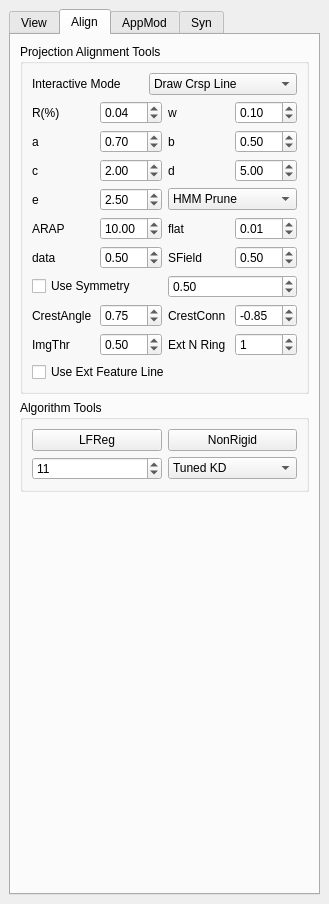
<?xml version="1.0" encoding="UTF-8"?>
<ui version="4.0">
 <class>ParameterDock</class>
 <widget class="QDockWidget" name="ParameterDock">
  <property name="geometry">
   <rect>
    <x>0</x>
    <y>0</y>
    <width>318</width>
    <height>904</height>
   </rect>
  </property>
  <property name="windowTitle">
   <string>Tool Box</string>
  </property>
  <widget class="QWidget" name="dockWidgetContents">
   <layout class="QVBoxLayout" name="verticalLayout_12">
    <item>
     <widget class="QTabWidget" name="tabWidget">
      <property name="currentIndex">
       <number>1</number>
      </property>
      <widget class="QWidget" name="tabWidgetPage1">
       <attribute name="title">
        <string>View</string>
       </attribute>
       <layout class="QVBoxLayout" name="verticalLayout_7">
        <item>
         <widget class="QGroupBox" name="groupBox_2">
          <property name="title">
           <string>Proxy View Tools</string>
          </property>
          <layout class="QVBoxLayout" name="verticalLayout_2">
           <item>
            <widget class="QCheckBox" name="Show_Trackball_CheckBox">
             <property name="text">
              <string>Show Trackball</string>
             </property>
            </widget>
           </item>
          </layout>
         </widget>
        </item>
        <item>
         <widget class="QGroupBox" name="groupBox">
          <property name="title">
           <string>Main View Tools</string>
          </property>
          <layout class="QVBoxLayout" name="verticalLayout_3">
           <item>
            <layout class="QHBoxLayout" name="horizontalLayout_15">
             <item>
              <widget class="QCheckBox" name="Show_Image_CheckBox">
               <property name="text">
                <string>Show Image</string>
               </property>
               <property name="checked">
                <bool>true</bool>
               </property>
              </widget>
             </item>
             <item>
              <widget class="QCheckBox" name="Show_Color_Crest_CheckBox">
               <property name="text">
                <string>Show Color Crest</string>
               </property>
              </widget>
             </item>
            </layout>
           </item>
           <item>
            <layout class="QHBoxLayout" name="horizontalLayout">
             <item>
              <widget class="QCheckBox" name="flatCheckbox">
               <property name="text">
                <string>flat</string>
               </property>
               <property name="checked">
                <bool>true</bool>
               </property>
              </widget>
             </item>
             <item>
              <widget class="QCheckBox" name="Show_Light_CheckBox">
               <property name="text">
                <string>Show Light</string>
               </property>
              </widget>
             </item>
             <item>
              <widget class="QSlider" name="edgeThresholdSlider">
               <property name="value">
                <number>75</number>
               </property>
               <property name="orientation">
                <enum>Qt::Horizontal</enum>
               </property>
              </widget>
             </item>
            </layout>
           </item>
           <item>
            <layout class="QHBoxLayout" name="horizontalLayout_3">
             <item>
              <widget class="QLabel" name="label_2">
               <property name="text">
                <string>Interactive Mode</string>
               </property>
              </widget>
             </item>
             <item>
              <widget class="QComboBox" name="Main_Interact_Mode_ComboBox">
               <item>
                <property name="text">
                 <string>Static</string>
                </property>
               </item>
               <item>
                <property name="text">
                 <string>Tag Plane</string>
                </property>
               </item>
              </widget>
             </item>
            </layout>
           </item>
           <item>
            <layout class="QHBoxLayout" name="horizontalLayout_6">
             <item>
              <widget class="QLabel" name="label_8">
               <property name="text">
                <string>Render Mode</string>
               </property>
              </widget>
             </item>
             <item>
              <widget class="QComboBox" name="Main_Render_Mode_ComboBox">
               <item>
                <property name="text">
                 <string>Without Model Transform</string>
                </property>
               </item>
               <item>
                <property name="text">
                 <string>With Model Transform</string>
                </property>
               </item>
              </widget>
             </item>
            </layout>
           </item>
          </layout>
         </widget>
        </item>
        <item>
         <widget class="QGroupBox" name="FeatureViewGroupBox">
          <property name="title">
           <string>Feature View Tools</string>
          </property>
          <layout class="QVBoxLayout" name="verticalLayout_5">
           <item>
            <widget class="QCheckBox" name="checkBox_0">
             <property name="text">
              <string>Show Source Vector Field</string>
             </property>
             <property name="checked">
              <bool>false</bool>
             </property>
            </widget>
           </item>
           <item>
            <widget class="QCheckBox" name="checkBox_1">
             <property name="text">
              <string>Show Target Vector Field</string>
             </property>
             <property name="checked">
              <bool>false</bool>
             </property>
            </widget>
           </item>
           <item>
            <widget class="QCheckBox" name="checkBox_2">
             <property name="text">
              <string>Show Source Curve</string>
             </property>
             <property name="checked">
              <bool>true</bool>
             </property>
            </widget>
           </item>
           <item>
            <widget class="QCheckBox" name="checkBox_3">
             <property name="text">
              <string>Show Target Curve</string>
             </property>
             <property name="checked">
              <bool>true</bool>
             </property>
            </widget>
           </item>
           <item>
            <widget class="QCheckBox" name="checkBox_9">
             <property name="text">
              <string>Show Overlay Curves</string>
             </property>
             <property name="checked">
              <bool>true</bool>
             </property>
            </widget>
           </item>
           <item>
            <widget class="QCheckBox" name="checkBox_4">
             <property name="text">
              <string>Show Source Scalar Field</string>
             </property>
             <property name="checked">
              <bool>false</bool>
             </property>
            </widget>
           </item>
           <item>
            <widget class="QCheckBox" name="checkBox_5">
             <property name="text">
              <string>Show Target Scalar Field</string>
             </property>
             <property name="checked">
              <bool>true</bool>
             </property>
            </widget>
           </item>
           <item>
            <widget class="QCheckBox" name="checkBox_6">
             <property name="text">
              <string>Show Fitted Curve Crsp</string>
             </property>
            </widget>
           </item>
           <item>
            <widget class="QCheckBox" name="checkBox_7">
             <property name="text">
              <string>Show Hist Matched Crsp</string>
             </property>
            </widget>
           </item>
           <item>
            <widget class="QCheckBox" name="checkBox_8">
             <property name="text">
              <string>Show Crsp</string>
             </property>
             <property name="checked">
              <bool>true</bool>
             </property>
            </widget>
           </item>
           <item>
            <widget class="QCheckBox" name="checkBox_10">
             <property name="text">
              <string>Show User Marked Crsp</string>
             </property>
            </widget>
           </item>
           <item>
            <widget class="QCheckBox" name="checkBox_11">
             <property name="text">
              <string>Show All Curves Points</string>
             </property>
            </widget>
           </item>
           <item>
            <layout class="QHBoxLayout" name="horizontalLayout_43">
             <item>
              <widget class="QLabel" name="label_59">
               <property name="text">
                <string>Center</string>
               </property>
              </widget>
             </item>
             <item>
              <widget class="QSlider" name="SField_WinCenter_Slider">
               <property name="maximum">
                <number>100</number>
               </property>
               <property name="value">
                <number>50</number>
               </property>
               <property name="orientation">
                <enum>Qt::Horizontal</enum>
               </property>
              </widget>
             </item>
             <item>
              <widget class="QLabel" name="label_60">
               <property name="text">
                <string>Width</string>
               </property>
              </widget>
             </item>
             <item>
              <widget class="QSlider" name="SField_WinWidth_Slider">
               <property name="maximum">
                <number>100</number>
               </property>
               <property name="value">
                <number>100</number>
               </property>
               <property name="orientation">
                <enum>Qt::Horizontal</enum>
               </property>
              </widget>
             </item>
            </layout>
           </item>
          </layout>
         </widget>
        </item>
        <item>
         <widget class="QGroupBox" name="groupBox_5">
          <property name="title">
           <string>GLActor View Tools</string>
          </property>
          <layout class="QVBoxLayout" name="verticalLayout_6">
           <item>
            <widget class="QCheckBox" name="Show_All_Lines_CheckBox">
             <property name="text">
              <string>Show All Constrained Lines</string>
             </property>
            </widget>
           </item>
           <item>
            <widget class="QCheckBox" name="Show_ProjCrsp_CheckBox">
             <property name="text">
              <string>Show Projection Crsp</string>
             </property>
            </widget>
           </item>
           <item>
            <widget class="QPushButton" name="pushButton_Run_Debug_Alg">
             <property name="text">
              <string>Run Debug Alg</string>
             </property>
            </widget>
           </item>
          </layout>
         </widget>
        </item>
        <item>
         <spacer name="verticalSpacer">
          <property name="orientation">
           <enum>Qt::Vertical</enum>
          </property>
          <property name="sizeHint" stdset="0">
           <size>
            <width>20</width>
            <height>415</height>
           </size>
          </property>
         </spacer>
        </item>
       </layout>
       <zorder>groupBox</zorder>
       <zorder>groupBox_2</zorder>
       <zorder>FeatureViewGroupBox</zorder>
       <zorder>groupBox_5</zorder>
      </widget>
      <widget class="QWidget" name="tabWidgetPage2">
       <attribute name="title">
        <string>Align</string>
       </attribute>
       <layout class="QVBoxLayout" name="verticalLayout_14">
        <item>
         <widget class="QGroupBox" name="ProjAlignViewGroupBox">
          <property name="title">
           <string>Projection Alignment Tools</string>
          </property>
          <layout class="QVBoxLayout" name="verticalLayout">
           <item>
            <layout class="QHBoxLayout" name="horizontalLayout_2" stretch="1,1">
             <item>
              <widget class="QLabel" name="label">
               <property name="text">
                <string>Interactive Mode</string>
               </property>
              </widget>
             </item>
             <item>
              <widget class="QComboBox" name="Proj_Interact_Mode_ComboBox">
               <item>
                <property name="text">
                 <string>Draw Crsp Line</string>
                </property>
               </item>
               <item>
                <property name="text">
                 <string>Drag to Deform</string>
                </property>
               </item>
               <item>
                <property name="text">
                 <string>Correct Crsp</string>
                </property>
               </item>
               <item>
                <property name="text">
                 <string>Delete Tar Curves</string>
                </property>
               </item>
               <item>
                <property name="text">
                 <string>Delete Tar Curves Inv</string>
                </property>
               </item>
               <item>
                <property name="text">
                 <string>Add Target Curves</string>
                </property>
               </item>
              </widget>
             </item>
            </layout>
           </item>
           <item>
            <layout class="QHBoxLayout" name="horizontalLayout_36">
             <item>
              <widget class="QLabel" name="label_45">
               <property name="text">
                <string>R(%)</string>
               </property>
              </widget>
             </item>
             <item>
              <widget class="QDoubleSpinBox" name="SField_rad_doubleSpinBox">
               <property name="maximum">
                <double>1.000000000000000</double>
               </property>
               <property name="singleStep">
                <double>0.010000000000000</double>
               </property>
               <property name="value">
                <double>0.040000000000000</double>
               </property>
              </widget>
             </item>
             <item>
              <widget class="QLabel" name="label_46">
               <property name="text">
                <string>w</string>
               </property>
              </widget>
             </item>
             <item>
              <widget class="QDoubleSpinBox" name="SField_w_doubleSpinBox">
               <property name="maximum">
                <double>1.000000000000000</double>
               </property>
               <property name="singleStep">
                <double>0.010000000000000</double>
               </property>
               <property name="value">
                <double>0.100000000000000</double>
               </property>
              </widget>
             </item>
            </layout>
           </item>
           <item>
            <layout class="QHBoxLayout" name="horizontalLayout_37">
             <item>
              <widget class="QLabel" name="label_47">
               <property name="text">
                <string>a</string>
               </property>
              </widget>
             </item>
             <item>
              <widget class="QDoubleSpinBox" name="SField_a_doubleSpinBox">
               <property name="maximum">
                <double>10.000000000000000</double>
               </property>
               <property name="singleStep">
                <double>0.100000000000000</double>
               </property>
               <property name="value">
                <double>0.700000000000000</double>
               </property>
              </widget>
             </item>
             <item>
              <widget class="QLabel" name="label_48">
               <property name="text">
                <string>b</string>
               </property>
              </widget>
             </item>
             <item>
              <widget class="QDoubleSpinBox" name="SField_b_doubleSpinBox">
               <property name="maximum">
                <double>10.000000000000000</double>
               </property>
               <property name="singleStep">
                <double>0.100000000000000</double>
               </property>
               <property name="value">
                <double>0.500000000000000</double>
               </property>
              </widget>
             </item>
            </layout>
           </item>
           <item>
            <layout class="QHBoxLayout" name="horizontalLayout_38">
             <item>
              <widget class="QLabel" name="label_49">
               <property name="text">
                <string>c</string>
               </property>
              </widget>
             </item>
             <item>
              <widget class="QDoubleSpinBox" name="SField_c_doubleSpinBox">
               <property name="minimum">
                <double>0.010000000000000</double>
               </property>
               <property name="singleStep">
                <double>0.100000000000000</double>
               </property>
               <property name="value">
                <double>2.000000000000000</double>
               </property>
              </widget>
             </item>
             <item>
              <widget class="QLabel" name="label_50">
               <property name="text">
                <string>d</string>
               </property>
              </widget>
             </item>
             <item>
              <widget class="QDoubleSpinBox" name="SField_d_doubleSpinBox">
               <property name="minimum">
                <double>0.010000000000000</double>
               </property>
               <property name="singleStep">
                <double>0.100000000000000</double>
               </property>
               <property name="value">
                <double>5.000000000000000</double>
               </property>
              </widget>
             </item>
            </layout>
           </item>
           <item>
            <layout class="QHBoxLayout" name="horizontalLayout_5" stretch="1,1">
             <item>
              <layout class="QHBoxLayout" name="horizontalLayout_4" stretch="1,1">
               <item>
                <widget class="QLabel" name="label_51">
                 <property name="text">
                  <string>e</string>
                 </property>
                </widget>
               </item>
               <item>
                <widget class="QDoubleSpinBox" name="SField_e_doubleSpinBox">
                 <property name="singleStep">
                  <double>0.100000000000000</double>
                 </property>
                 <property name="value">
                  <double>2.500000000000000</double>
                 </property>
                </widget>
               </item>
              </layout>
             </item>
             <item>
              <widget class="QComboBox" name="Crsp_Type_ComboBox">
               <property name="currentIndex">
                <number>1</number>
               </property>
               <item>
                <property name="text">
                 <string>Bi-Dir</string>
                </property>
               </item>
               <item>
                <property name="text">
                 <string>HMM Prune</string>
                </property>
               </item>
               <item>
                <property name="text">
                 <string>HMM</string>
                </property>
               </item>
              </widget>
             </item>
            </layout>
           </item>
           <item>
            <layout class="QHBoxLayout" name="horizontalLayout_39">
             <item>
              <widget class="QLabel" name="label_52">
               <property name="text">
                <string>ARAP</string>
               </property>
              </widget>
             </item>
             <item>
              <widget class="QDoubleSpinBox" name="lamd_ARAP_doubleSpinBox">
               <property name="decimals">
                <number>2</number>
               </property>
               <property name="singleStep">
                <double>0.010000000000000</double>
               </property>
               <property name="value">
                <double>10.000000000000000</double>
               </property>
              </widget>
             </item>
             <item>
              <widget class="QLabel" name="label_53">
               <property name="text">
                <string>flat</string>
               </property>
              </widget>
             </item>
             <item>
              <widget class="QDoubleSpinBox" name="lamd_flat_doubleSpinBox">
               <property name="decimals">
                <number>2</number>
               </property>
               <property name="singleStep">
                <double>0.010000000000000</double>
               </property>
               <property name="value">
                <double>0.010000000000000</double>
               </property>
              </widget>
             </item>
            </layout>
           </item>
           <item>
            <layout class="QHBoxLayout" name="horizontalLayout_40">
             <item>
              <widget class="QLabel" name="label_54">
               <property name="text">
                <string>data</string>
               </property>
              </widget>
             </item>
             <item>
              <widget class="QDoubleSpinBox" name="lamd_data_doubleSpinBox">
               <property name="decimals">
                <number>2</number>
               </property>
               <property name="singleStep">
                <double>0.010000000000000</double>
               </property>
               <property name="value">
                <double>0.500000000000000</double>
               </property>
              </widget>
             </item>
             <item>
              <widget class="QLabel" name="label_55">
               <property name="text">
                <string>SField</string>
               </property>
              </widget>
             </item>
             <item>
              <widget class="QDoubleSpinBox" name="lamd_SField_doubleSpinBox">
               <property name="decimals">
                <number>2</number>
               </property>
               <property name="singleStep">
                <double>0.010000000000000</double>
               </property>
               <property name="value">
                <double>0.500000000000000</double>
               </property>
              </widget>
             </item>
            </layout>
           </item>
           <item>
            <layout class="QHBoxLayout" name="horizontalLayout_8">
             <item>
              <widget class="QCheckBox" name="checkBox_Use_Symm">
               <property name="text">
                <string>Use Symmetry</string>
               </property>
              </widget>
             </item>
             <item>
              <widget class="QDoubleSpinBox" name="doubleSpinBox_Lamd_Symm">
               <property name="singleStep">
                <double>0.010000000000000</double>
               </property>
               <property name="value">
                <double>0.500000000000000</double>
               </property>
              </widget>
             </item>
            </layout>
           </item>
           <item>
            <layout class="QHBoxLayout" name="horizontalLayout_41">
             <item>
              <widget class="QLabel" name="label_56">
               <property name="text">
                <string>CrestAngle</string>
               </property>
              </widget>
             </item>
             <item>
              <widget class="QDoubleSpinBox" name="source_curves_t1_doubleSpinBox">
               <property name="decimals">
                <number>2</number>
               </property>
               <property name="maximum">
                <double>1.000000000000000</double>
               </property>
               <property name="singleStep">
                <double>0.010000000000000</double>
               </property>
               <property name="value">
                <double>0.750000000000000</double>
               </property>
              </widget>
             </item>
             <item>
              <widget class="QLabel" name="label_57">
               <property name="text">
                <string>CrestConn</string>
               </property>
              </widget>
             </item>
             <item>
              <widget class="QDoubleSpinBox" name="source_curves_t3_doubleSpinBox">
               <property name="minimum">
                <double>-1.000000000000000</double>
               </property>
               <property name="maximum">
                <double>1.000000000000000</double>
               </property>
               <property name="singleStep">
                <double>0.010000000000000</double>
               </property>
               <property name="value">
                <double>-0.850000000000000</double>
               </property>
              </widget>
             </item>
            </layout>
           </item>
           <item>
            <layout class="QHBoxLayout" name="horizontalLayout_42">
             <item>
              <widget class="QLabel" name="label_58">
               <property name="text">
                <string>ImgThr</string>
               </property>
              </widget>
             </item>
             <item>
              <widget class="QDoubleSpinBox" name="target_curves_t2_doubleSpinBox">
               <property name="decimals">
                <number>2</number>
               </property>
               <property name="maximum">
                <double>1.000000000000000</double>
               </property>
               <property name="singleStep">
                <double>0.010000000000000</double>
               </property>
               <property name="value">
                <double>0.500000000000000</double>
               </property>
              </widget>
             </item>
             <item>
              <widget class="QLabel" name="label_5">
               <property name="text">
                <string>Ext N Ring</string>
               </property>
              </widget>
             </item>
             <item>
              <widget class="QSpinBox" name="spinBox_Ext_N_Ring">
               <property name="value">
                <number>1</number>
               </property>
              </widget>
             </item>
            </layout>
           </item>
           <item>
            <widget class="QCheckBox" name="checkBox_Use_Ext_Feature_line">
             <property name="text">
              <string>Use Ext Feature Line</string>
             </property>
            </widget>
           </item>
          </layout>
         </widget>
        </item>
        <item>
         <widget class="QGroupBox" name="groupBox_3">
          <property name="title">
           <string>Algorithm Tools</string>
          </property>
          <layout class="QVBoxLayout" name="verticalLayout_4">
           <item>
            <layout class="QHBoxLayout" name="horizontalLayout_7">
             <item>
              <widget class="QPushButton" name="LFReg_Rigid_PushButton">
               <property name="text">
                <string>LFReg</string>
               </property>
              </widget>
             </item>
             <item>
              <widget class="QPushButton" name="LFReg_NonRigid_PushButton">
               <property name="text">
                <string>NonRigid</string>
               </property>
              </widget>
             </item>
            </layout>
           </item>
           <item>
            <layout class="QHBoxLayout" name="horizontalLayout_9">
             <item>
              <widget class="QSpinBox" name="LFReg_Method_SpinBox">
               <property name="value">
                <number>11</number>
               </property>
              </widget>
             </item>
             <item>
              <widget class="QComboBox" name="SField_Type_ComboBox">
               <property name="currentIndex">
                <number>1</number>
               </property>
               <item>
                <property name="text">
                 <string>Dist Map</string>
                </property>
               </item>
               <item>
                <property name="text">
                 <string>Tuned KD</string>
                </property>
               </item>
               <item>
                <property name="text">
                 <string>ML's eq</string>
                </property>
               </item>
              </widget>
             </item>
            </layout>
           </item>
          </layout>
         </widget>
        </item>
        <item>
         <spacer name="verticalSpacer_2">
          <property name="orientation">
           <enum>Qt::Vertical</enum>
          </property>
          <property name="sizeHint" stdset="0">
           <size>
            <width>20</width>
            <height>507</height>
           </size>
          </property>
         </spacer>
        </item>
       </layout>
      </widget>
      <widget class="QWidget" name="tab_2">
       <attribute name="title">
        <string>AppMod</string>
       </attribute>
       <layout class="QVBoxLayout" name="verticalLayout_13">
        <item>
         <widget class="QGroupBox" name="groupBox_6">
          <property name="title">
           <string>Generation Tools</string>
          </property>
          <layout class="QVBoxLayout" name="verticalLayout_11">
           <item>
            <widget class="QPushButton" name="NormalTransfer_PushButton">
             <property name="text">
              <string>Test Normal Transfer</string>
             </property>
            </widget>
           </item>
           <item>
            <widget class="QPushButton" name="NormalCompute_PushButton">
             <property name="text">
              <string>Do Normal Computing</string>
             </property>
            </widget>
           </item>
           <item>
            <widget class="QPushButton" name="RunLoadDetailMap_PushButton">
             <property name="text">
              <string>Generate Detail Map</string>
             </property>
            </widget>
           </item>
          </layout>
         </widget>
        </item>
        <item>
         <spacer name="verticalSpacer_4">
          <property name="orientation">
           <enum>Qt::Vertical</enum>
          </property>
          <property name="sizeHint" stdset="0">
           <size>
            <width>20</width>
            <height>699</height>
           </size>
          </property>
         </spacer>
        </item>
       </layout>
      </widget>
      <widget class="QWidget" name="tab">
       <attribute name="title">
        <string>Syn</string>
       </attribute>
       <layout class="QVBoxLayout" name="verticalLayout_10">
        <item>
         <widget class="QGroupBox" name="groupBox_4">
          <property name="title">
           <string>Synthesis Paramters</string>
          </property>
          <layout class="QVBoxLayout" name="verticalLayout_9">
           <item>
            <layout class="QHBoxLayout" name="horizontalLayout_16">
             <item>
              <widget class="QLabel" name="label_20">
               <property name="text">
                <string>Resolution</string>
               </property>
              </widget>
             </item>
             <item>
              <widget class="QSpinBox" name="Synthesis_Res_spinBox">
               <property name="minimum">
                <number>64</number>
               </property>
               <property name="maximum">
                <number>3000</number>
               </property>
               <property name="value">
                <number>512</number>
               </property>
              </widget>
             </item>
            </layout>
           </item>
           <item>
            <layout class="QHBoxLayout" name="horizontalLayout_17">
             <item>
              <widget class="QLabel" name="label_21">
               <property name="text">
                <string>Pry Levels</string>
               </property>
              </widget>
             </item>
             <item>
              <widget class="QSpinBox" name="Synthesis_PryLevels_spinBox">
               <property name="minimum">
                <number>1</number>
               </property>
               <property name="value">
                <number>5</number>
               </property>
              </widget>
             </item>
            </layout>
           </item>
           <item>
            <layout class="QHBoxLayout" name="horizontalLayout_18">
             <item>
              <widget class="QLabel" name="label_22">
               <property name="text">
                <string>Patch Size</string>
               </property>
              </widget>
             </item>
             <item>
              <widget class="QSpinBox" name="Synthesis_PatchSize_spinBox">
               <property name="minimum">
                <number>1</number>
               </property>
               <property name="value">
                <number>10</number>
               </property>
              </widget>
             </item>
            </layout>
           </item>
           <item>
            <layout class="QHBoxLayout" name="horizontalLayout_19">
             <item>
              <widget class="QLabel" name="label_23">
               <property name="text">
                <string>Max iter</string>
               </property>
              </widget>
             </item>
             <item>
              <widget class="QSpinBox" name="Synthesis_MaxIter_spinBox">
               <property name="minimum">
                <number>1</number>
               </property>
               <property name="value">
                <number>5</number>
               </property>
              </widget>
             </item>
            </layout>
           </item>
           <item>
            <layout class="QHBoxLayout" name="horizontalLayout_20">
             <item>
              <widget class="QLabel" name="label_24">
               <property name="text">
                <string>Random Size</string>
               </property>
              </widget>
             </item>
             <item>
              <widget class="QSpinBox" name="Synthesis_RandSize_spinBox">
               <property name="minimum">
                <number>1</number>
               </property>
               <property name="value">
                <number>5</number>
               </property>
              </widget>
             </item>
            </layout>
           </item>
           <item>
            <layout class="QHBoxLayout" name="horizontalLayout_21">
             <item>
              <widget class="QLabel" name="label_25">
               <property name="text">
                <string>lamd occ</string>
               </property>
              </widget>
             </item>
             <item>
              <widget class="QDoubleSpinBox" name="Synthesis_occ_doubleSpinBox">
               <property name="decimals">
                <number>5</number>
               </property>
               <property name="singleStep">
                <double>0.001000000000000</double>
               </property>
               <property name="value">
                <double>0.001000000000000</double>
               </property>
              </widget>
             </item>
            </layout>
           </item>
           <item>
            <layout class="QHBoxLayout" name="horizontalLayout_22">
             <item>
              <widget class="QLabel" name="label_26">
               <property name="text">
                <string>lamd bias rate</string>
               </property>
              </widget>
             </item>
             <item>
              <widget class="QDoubleSpinBox" name="Synthesis_biasrate_doubleSpinBox">
               <property name="value">
                <double>0.100000000000000</double>
               </property>
              </widget>
             </item>
            </layout>
           </item>
           <item>
            <layout class="QHBoxLayout" name="horizontalLayout_23">
             <item>
              <widget class="QLabel" name="label_27">
               <property name="text">
                <string>Beta func center</string>
               </property>
              </widget>
             </item>
             <item>
              <widget class="QDoubleSpinBox" name="Synthesis_betacenter_doubleSpinBox">
               <property name="value">
                <double>0.400000000000000</double>
               </property>
              </widget>
             </item>
            </layout>
           </item>
           <item>
            <layout class="QHBoxLayout" name="horizontalLayout_24">
             <item>
              <widget class="QLabel" name="label_28">
               <property name="text">
                <string>Beta func mult</string>
               </property>
              </widget>
             </item>
             <item>
              <widget class="QDoubleSpinBox" name="Synthesis_betamultdoubleSpinBox">
               <property name="value">
                <double>5.000000000000000</double>
               </property>
              </widget>
             </item>
            </layout>
           </item>
          </layout>
         </widget>
        </item>
        <item>
         <widget class="QGroupBox" name="groupBox_7">
          <property name="title">
           <string>Apply Tools</string>
          </property>
          <layout class="QVBoxLayout" name="verticalLayout_8">
           <item>
            <layout class="QHBoxLayout" name="horizontalLayout_25">
             <item>
              <widget class="QPushButton" name="TestApplyDisplacement_PushButton">
               <property name="text">
                <string>Do_Geometry_Transfer</string>
               </property>
              </widget>
             </item>
             <item>
              <widget class="QCheckBox" name="Synthesis_GeometryTransfer_ParaMap_checkBox">
               <property name="text">
                <string>Use Para Mapping</string>
               </property>
              </widget>
             </item>
            </layout>
           </item>
           <item>
            <widget class="QPushButton" name="Synthesis_PushButton">
             <property name="text">
              <string>Do Synthesis</string>
             </property>
            </widget>
           </item>
           <item>
            <layout class="QHBoxLayout" name="horizontalLayout_14">
             <item>
              <widget class="QLabel" name="label_3">
               <property name="text">
                <string>Displacement Scale</string>
               </property>
              </widget>
             </item>
             <item>
              <widget class="QDoubleSpinBox" name="Synthesis_Scale_doubleSpinBox">
               <property name="singleStep">
                <double>0.100000000000000</double>
               </property>
               <property name="value">
                <double>1.000000000000000</double>
               </property>
              </widget>
             </item>
            </layout>
           </item>
           <item>
            <layout class="QHBoxLayout" name="horizontalLayout_27">
             <item>
              <widget class="QLabel" name="label_4">
               <property name="text">
                <string>Boundary Ring</string>
               </property>
              </widget>
             </item>
             <item>
              <widget class="QDoubleSpinBox" name="N_Ring_DoubleSpinBox">
               <property name="decimals">
                <number>0</number>
               </property>
               <property name="minimum">
                <double>0.000000000000000</double>
               </property>
               <property name="maximum">
                <double>100.000000000000000</double>
               </property>
               <property name="value">
                <double>1.000000000000000</double>
               </property>
              </widget>
             </item>
            </layout>
           </item>
           <item>
            <widget class="QPushButton" name="RunApplyDisplacement_pushButton">
             <property name="text">
              <string>Apply New Disp</string>
             </property>
            </widget>
           </item>
          </layout>
         </widget>
        </item>
        <item>
         <spacer name="verticalSpacer_3">
          <property name="orientation">
           <enum>Qt::Vertical</enum>
          </property>
          <property name="sizeHint" stdset="0">
           <size>
            <width>20</width>
            <height>417</height>
           </size>
          </property>
         </spacer>
        </item>
       </layout>
      </widget>
     </widget>
    </item>
   </layout>
  </widget>
 </widget>
 <resources/>
 <connections/>
</ui>
